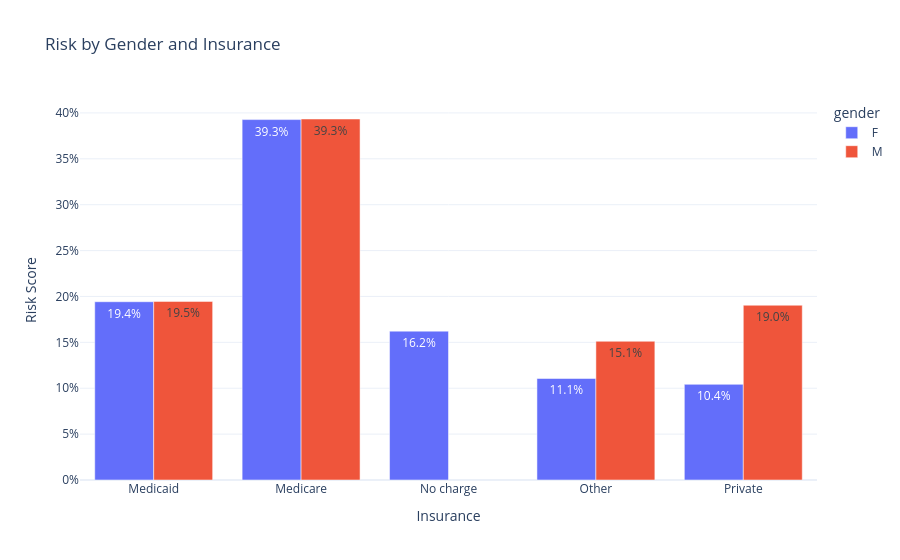

The code cell stored with this chart in its notebook:
### Markdown cell above
### Social - Economy

### Code cell
df_ins_mean = df_analyze.groupby(['insurance', 'gender'])['risk_score'].mean().reset_index()

fig3 = px.bar(
    df_ins_mean, 
    x='insurance', 
    y='risk_score', 
    color='gender', 
    barmode='group',
    text_auto='.1%',
    title='Risk by Gender and Insurance',
    labels={'risk_score': 'Risk Score', 'insurance': 'Insurance'},
    template="plotly_white"
)
fig3.update_layout(yaxis_tickformat='.0%')
show_and_save(fig3, "risk_by_gender_insurance")

### Figure 1 — Plotly figure (JSON) as saved in the notebook; plotly's stock layout.template omitted (floating-point values rounded to 4 significant figures)
{"data": [{"alignmentgroup": "True", "hovertemplate": "gender=F<br>Insurance=%{x}<br>Risk Score=%{y}<extra></extra>", "legendgroup": "F", "marker": {"color": "#636efa", "pattern": {"shape": ""}}, "name": "F", "offsetgroup": "F", "orientation": "v", "showlegend": true, "textposition": "auto", "texttemplate": "%{y:.1%}", "type": "bar", "x": ["Medicaid", "Medicare", "No charge", "Other", "Private"], "xaxis": "x", "y": [0.1943, 0.3927, 0.1622, 0.1106, 0.1042], "yaxis": "y"}, {"alignmentgroup": "True", "hovertemplate": "gender=M<br>Insurance=%{x}<br>Risk Score=%{y}<extra></extra>", "legendgroup": "M", "marker": {"color": "#EF553B", "pattern": {"shape": ""}}, "name": "M", "offsetgroup": "M", "orientation": "v", "showlegend": true, "textposition": "auto", "texttemplate": "%{y:.1%}", "type": "bar", "x": ["Medicaid", "Medicare", "Other", "Private"], "xaxis": "x", "y": [0.1946, 0.3934, 0.1512, 0.1904], "yaxis": "y"}], "layout": {"barmode": "group", "legend": {"title": {"text": "gender"}, "tracegroupgap": 0}, "title": {"text": "Risk by Gender and Insurance"}, "xaxis": {"anchor": "y", "domain": [0, 1], "title": {"text": "Insurance"}}, "yaxis": {"anchor": "x", "domain": [0, 1], "tickformat": ".0%", "title": {"text": "Risk Score"}}}}
